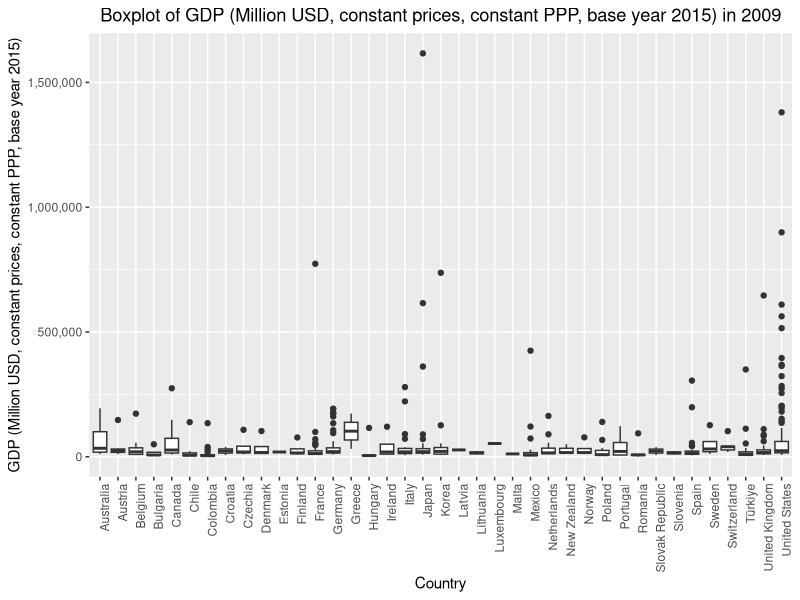
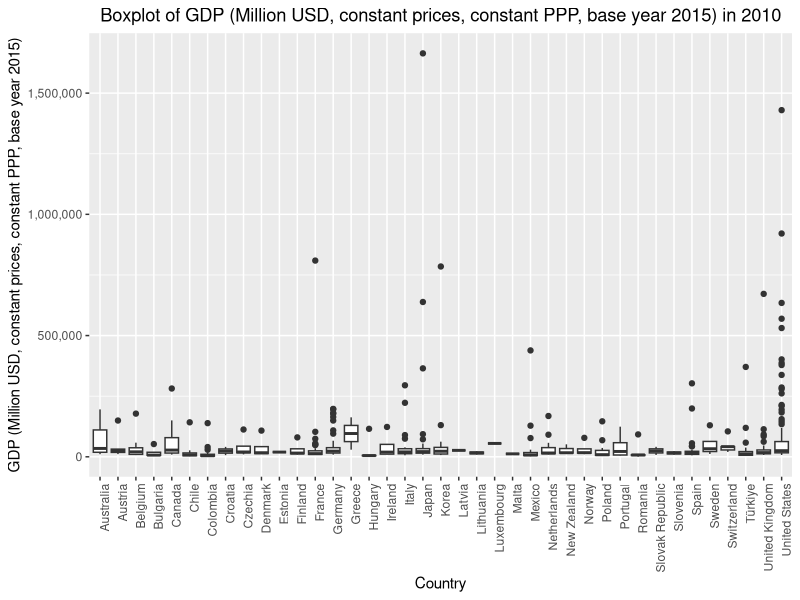
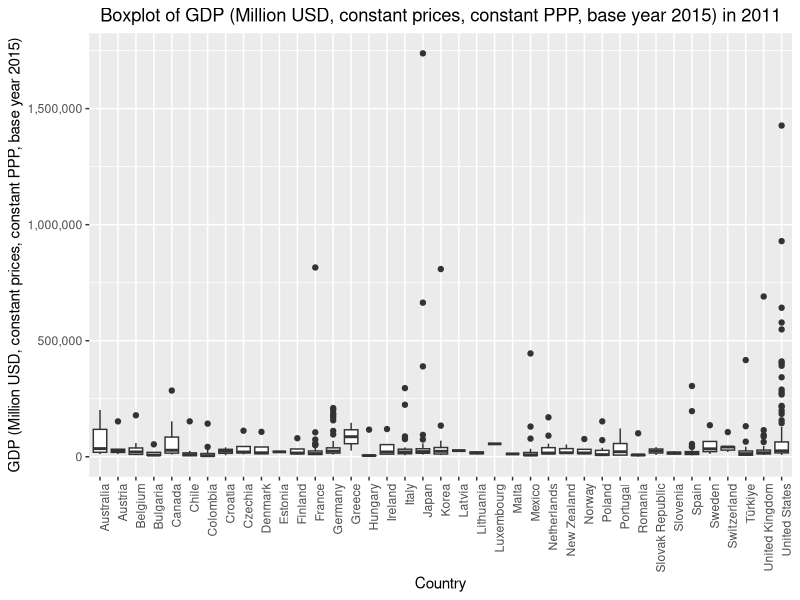
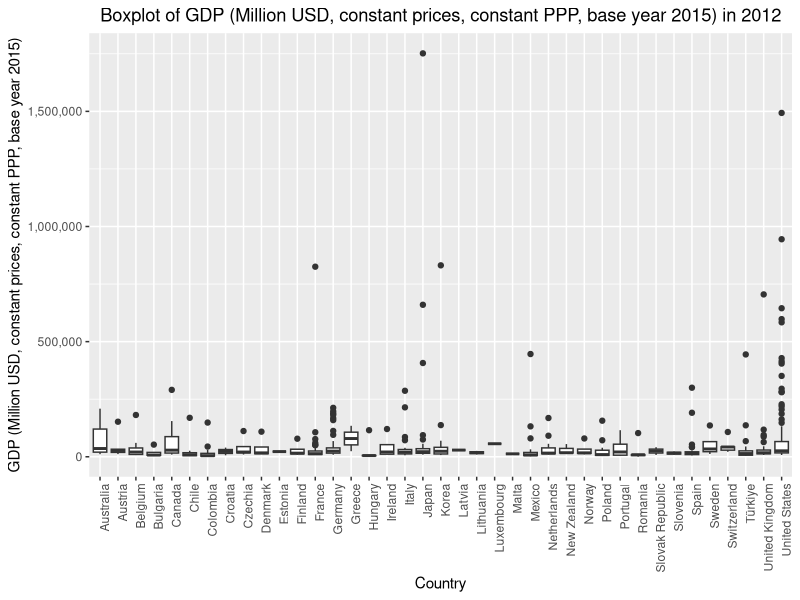
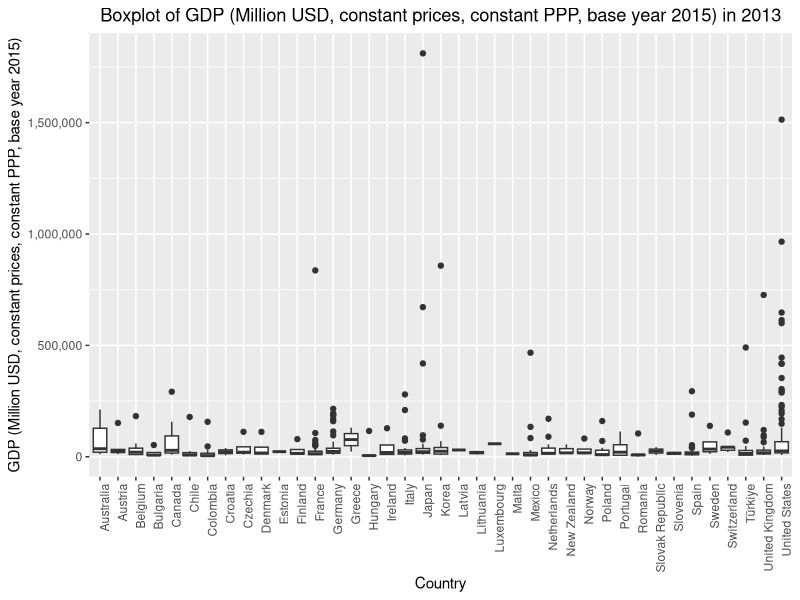
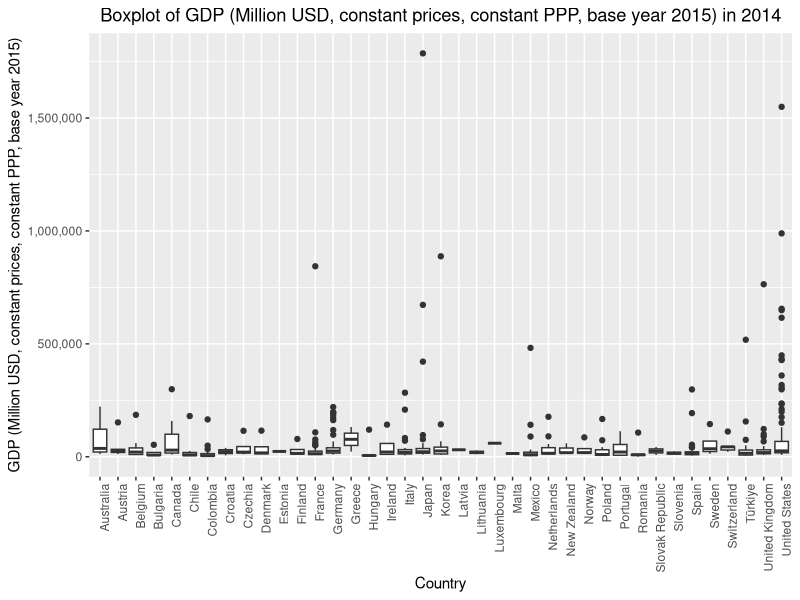
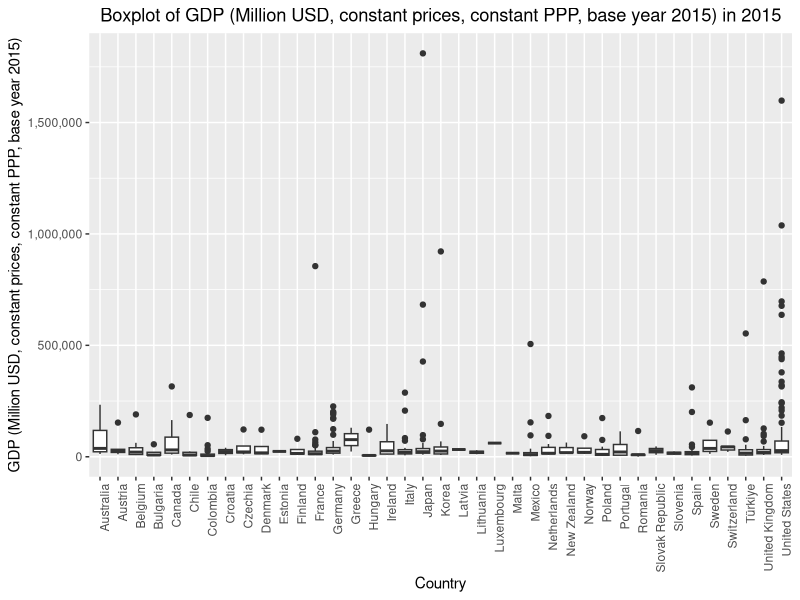
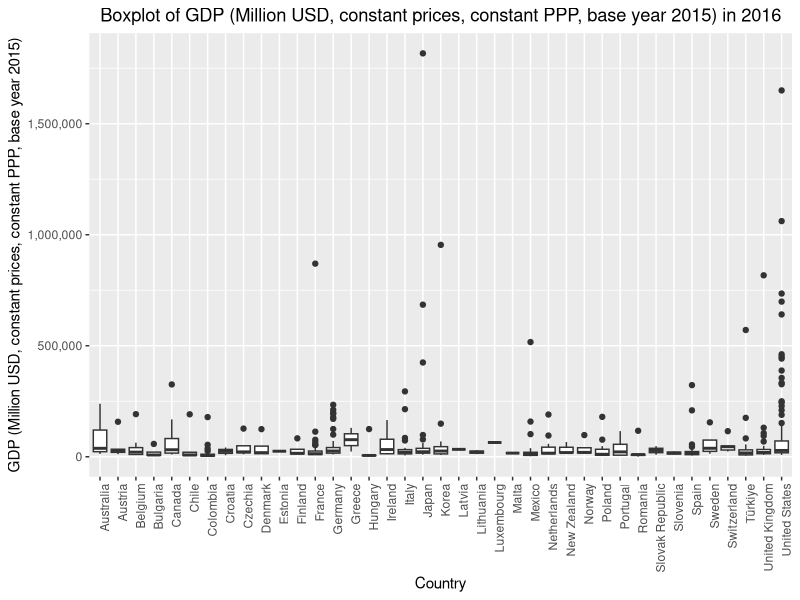

The R source for these figures, in order: (Note: this script raises an error after producing the figures.)
library(ggplot2)
library(dplyr)

data <- read.csv("dataset/Clean_dataset.csv")

# Elenco delle variabili per cui creare boxplot
variables <- c("GDP (Million USD, constant prices, constant PPP, base year 2015)",   
               "GDP per capita (USD, constant prices, constant PPP, base year 2015)",
               "Labour force (15-64 years old)",                                     
               "Mean population exposure to PM2.5 air pollution",                    
               "Population density (inhabitants per km²)",                           
               "Population, all ages, administrative data",                          
               "Unemployment rate (unemployment 15-64 over labour force 15-64)")

# Anni da considerare
years <- paste0("X", 2009:2019)

# Ciclo per creare un boxplot per ciascuna variabile e per ogni anno
for (var in variables) {
  for (year in years) {
    # Filtrare per la variabile corrente e per l'anno corrente
    filtered_data <- data %>%
      filter(variable == var) %>%
      select(country, city, all_of(year))
    
    # Creare il boxplot
    plot <- ggplot(filtered_data, aes(x = country, y = get(year))) +
      geom_boxplot() +
      scale_y_continuous(labels = scales::comma_format(scale = 1, accuracy = 1)) +
      theme(axis.text.x = element_text(angle = 90, hjust = 1),
            plot.title = element_text(hjust = 0.5)) +
      labs(title = paste("Boxplot of", var, "in", substr(year, 2, 5)),
           x = "Country",
           y = var)
    
    # Creare un nome di file univoco per ciascun boxplot
    file_name <- paste0("plot/boxplot/", gsub("[[:punct:][:space:]]", "_", var), "_", substr(year, 2, 5), "_boxplot.png")
    
    # Salvare il boxplot nella cartella desiderata
    ggsave(file_name, plot, width = 20, height = 8)
  }
}
